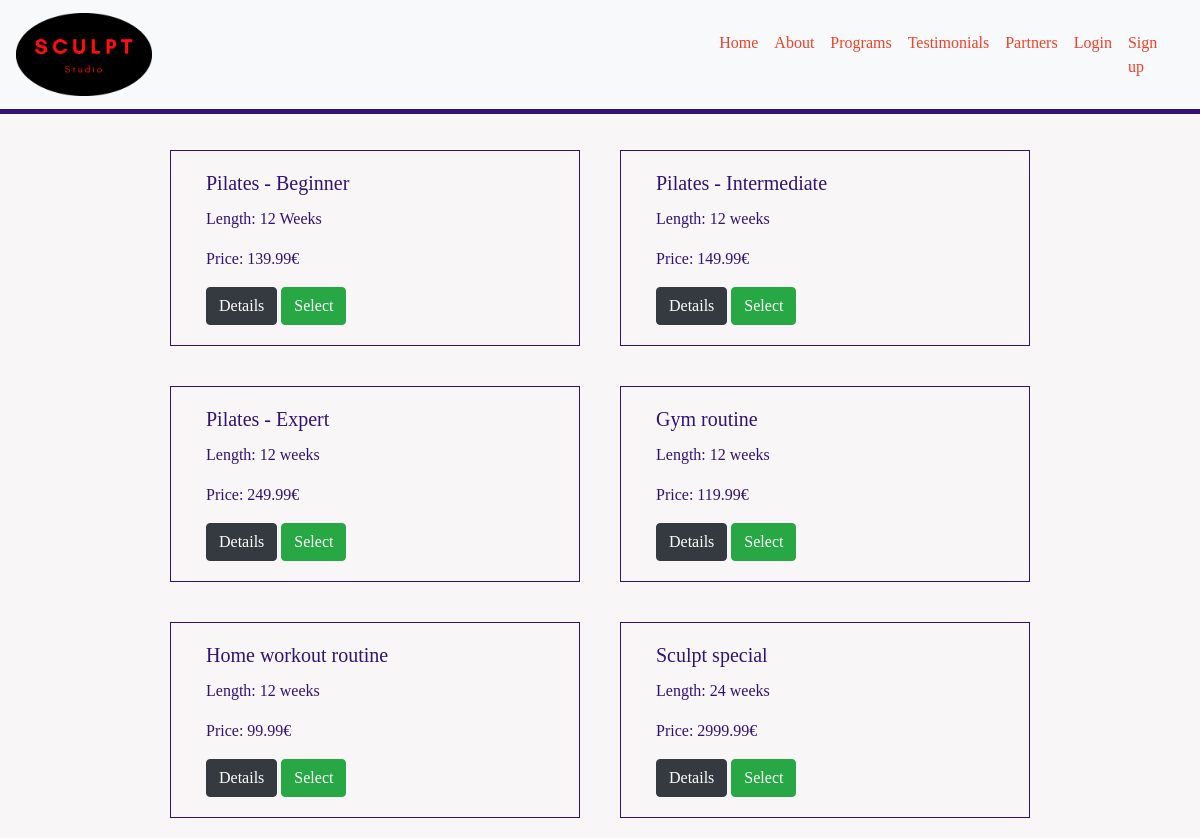
Screenshot of /programs/ with the database file from the repository.
### programs/models.py (models this page shows, shortened)
class Programs(models.Model):
    class Meta:
        verbose_name_plural = 'Programs'
    name = models.CharField(max_length=100)
    type = models.CharField(max_length=100)
    description = models.TextField()
    price = models.DecimalField(max_digits=6, decimal_places=2)

### programs/views.py (the view)
# urls.py: path('', views.programs, name='programs'),
def programs(request):
    programs = Programs.objects.all()
    context = {
        'programs': programs,
    }
    return render(request, 'programs/programs.html', context)

### cart/contexts.py (called while the page is built, shortened)
def cart_content(request):
    cart_content = []
    program_count = 1
    total = 0
    cart = request.session.get('cart', {})
    context = {
        'cart_content': cart_content,
        'program_count': program_count,
        'total': total
    }
    return context

### programs/templates/programs/programs.html (shortened to what this page needs)
{% extends 'base.html' %}
{% block content %}
<div class="row justify-content-center">
  {% for program in programs %}
  <div class="col-sm-4 cards">
    <div class="card">
      <div class="card-body">
        <h5 class="card-title">{{ program.name }}</h5>
        <p class="card-text">Length: {{ program.type }}</p>
        <p class="card-text">Price: {{ program.price }}€</p>
        {% if request.user.is_authenticated and request.user.is_superuser %}
        <a href="{% url 'account' %}" class="btn btn-dark btn-primary">Back</a>
        <a href="{% url 'edit_program' program.id %}" class="btn btn-danger">Edit</a>
        <a href="{% url 'delete_program' program.id %}" class="btn btn-danger">Delete</a>
        {% else %}
        <form action="{% url 'add_to_cart' program.id %}" method="POST">
        <a href="{% url 'program_details' program.id %}" class="btn btn-dark btn-primary">Details</a>
        <input type="submit" name="add" value="Select" class="btn btn-success btn-primary"></input>
        </form>
        {% endif %}
      </div>
    </div>
  </div>
  {% endfor %}
</div>
{% endblock %}

### templates/base.html (shortened to what this page needs)
{% load static %}
<!DOCTYPE html>
<html lang="en">
<head>
    {% block maincss %}
    <link rel="stylesheet" href="https://maxcdn.bootstrapcdn.com/bootstrap/4.0.0/css/bootstrap.min.css">
    <link rel="stylesheet" href="{% static '/css/main.css' %}">
    {% endblock %}
</head>
<body>
    <nav class="navbar navbar-expand-lg navbar-light bg-light">
      <a class="navbar-brand" href="{% url 'home' %}">
        <img src="/media/sculpt_logo.png" alt="sculpt studio logo" height="20%" width="20%">
      </a>
        <div class="collapse navbar-collapse flex-row-reverse" id="navbarNav">
            <ul class="navbar-nav">
                <li class="nav-item">
                    <a class="nav-link" href="{% url 'home' %}">Home</a>
                </li>
                <li class="nav-item">
                    <a class="nav-link" href="{% url 'about_me' %}">About</a>
                </li>
                <li class="nav-item">
                    <a class="nav-link" href="{% url 'programs' %}">Programs</a>
                </li>
                <li class="nav-item">
                    <a class="nav-link" href="{% url 'testimonials' %}">Testimonials</a>
                </li>
                <li class="nav-item">
                    <a class="nav-link" href="{% url 'partners' %}">Partners</a>
                </li>
                {% if request.user.is_authenticated %}
                <li class="nav-item">
                    <a class="nav-link" href="{% url 'account' %}">Account</a>
                </li>
                <li class="nav-item">
                    <a class="nav-link" href="{% url 'account_logout' %}">Log Out</a>
                </li>
                {% else %}
                <li class="nav-item">
                    <a class="nav-link" href="{% url 'account_login' %}">Login</a>
                </li>
                <li class="nav-item">
                    <a class="nav-link" href="{% url 'account_signup' %}">Sign up</a>
                </li>
                {% endif %}
            </ul>
        </div>
    </nav>
    <hr>
    {% block content %}
    {% endblock %}
</body>
</html>

### static/css/main.css (style rules this page uses)
* { font-family: 'Noto Serif JP', serif; color: rgb(51, 18, 118); font-weight: 500; }
hr { border-top: 5px solid rgb(51, 18, 118); margin-top: 0; }
body { background-color: rgb(248, 246, 246); }
a { color: rgb(239, 64, 41); transition: 0.5s; }
nav .navbar-nav li a { color: rgb(239, 64, 41) !important; transition: 0.5s; }
.card { background-color: rgb(248, 246, 246); border: none; }
.cards { border: 1px solid rgb(51, 18, 118); margin: 20px; }

### rows the page displays
Programs: name "Pilates - Beginner", type "12 Weeks", price "139.99"
Programs: name "Pilates - Intermediate", type "12 weeks", price "149.99"
Programs: name "Pilates - Expert", type "12 weeks", price "249.99"
Programs: name "Gym routine", type "12 weeks", price "119.99"
Programs: name "Home workout routine", type "12 weeks", price "99.99"
Programs: name "Sculpt special", type "24 weeks", price "2999.99"
